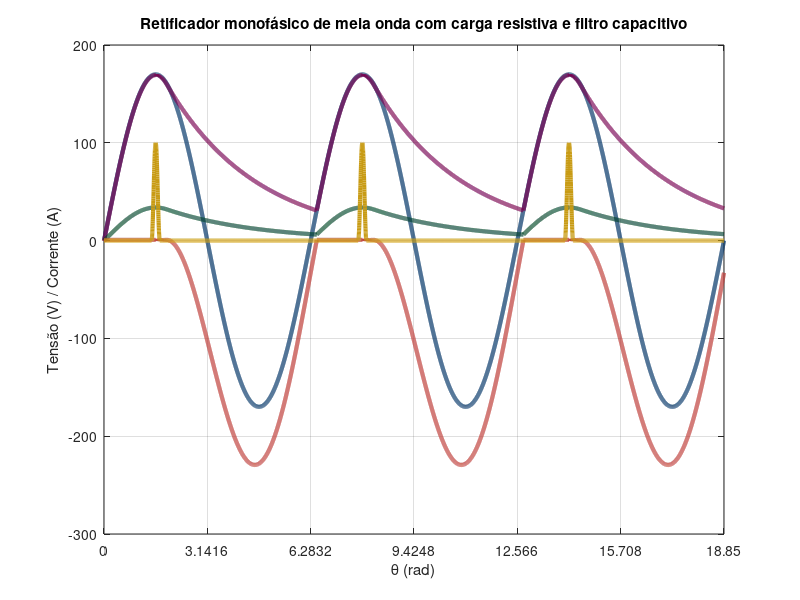

Source code (MATLAB): (Note: this script raises an error after producing the figure.)
%% Retificador meia-onda + R // C (filtro capacitivo) + corrente no diodo i_D(t)
clear; clc; close all;

% ---- Parâmetros ----
f   = 60;
Vm  = 170;
R   = 5;
C   = 1470e-6;
Vd  = 0.7;
ncy = 3;
fs  = 200e3;

T  = 1/f;
dt = 1/fs;
t  = 0:dt:(ncy*T);
N  = numel(t);

v_s = Vm*sin(2*pi*f*t);

% ---- Simulação + detecção de condução ----
v_0    = zeros(1,N);
cond   = false(1,N);  % 1 quando o diodo conduz
for k = 2:N
    if v_s(k) > v_0(k-1) + Vd
        v_0(k)  = v_s(k) - Vd;    % carga
        cond(k) = true;
    else
        v_0(k)  = v_0(k-1)*exp(-dt/(R*C)); % descarga
    end
end

i_0 = v_0 / R;          % corrente na carga
v_D = v_s - v_0;        % tensão no diodo (anodo->catodo)

% ---- Corrente no capacitor e no diodo ----
dv0_dt = [0 diff(v_0)/dt];     % derivada numérica
i_C    = C * dv0_dt;           % i_C = C dv/dt

i_D = zeros(1,N);
i_D(cond) = i_0(cond) + i_C(cond);   % só existe quando conduz (modelo simples)
i_D(i_D<0) = 0;                      % segurança numérica (evita negativos por diff)

% ---- Paleta ----
statale.maincolor = [0   51  102]/255;
statale.lilla     = [120 0   80 ]/255;
statale.darkgreen = [0   70  40 ]/255;
statale.red       = [190 60  55 ]/255;
statale.yellow    = [200 155 20 ]/255;

plotColors = [
    statale.maincolor
    statale.lilla
    statale.darkgreen
    statale.red
    statale.yellow
];
set(groot,'defaultAxesColorOrder',plotColors);

LW = 3.0;
theta = 2*pi*f*t;

%% ---- i_D(t) FORÇADO (ilustrativo): pulsos todos iguais com pico ajustável ----
% Requer: t, f, ncy já definidos. Não mexe em v_s, v_0, i_0, v_D.
% Ajustes:
Ipk   = 100;        % <-- pico desejado (A)
Delta = 0.02*(1/f); % <-- meia-largura do pulso (s). Ex.: 0.01*T ... 0.05*T

T     = 1/f;
omega = 2*pi*f;

% instantes dos picos positivos (centro dos pulsos)
t_peaks = (pi/2 + 2*pi*(0:ceil(ncy)))/omega;
t_peaks = t_peaks(t_peaks >= t(1) & t_peaks <= t(end));

i_D = zeros(size(t));

for kk = 1:numel(t_peaks)
    tau = t - t_peaks(kk);
    m   = abs(tau) <= Delta;

    % pulso raised-cosine normalizado para ter máximo = 1 no centro
    g = zeros(size(t));
    g(m) = 0.5*(1 + cos(pi*tau(m)/Delta));  % g(0)=1, g(±Delta)=0

    i_D = i_D + Ipk*g;  % todos os pulsos com o mesmo pico Ipk
end



figure('Color','w');
plot(theta, v_s, 'Color', plotColors(1,:), 'LineWidth', LW); hold on;
plot(theta, v_0, 'Color', plotColors(2,:), 'LineWidth', LW);
plot(theta, i_0, 'Color', plotColors(3,:), 'LineWidth', LW);
plot(theta, v_D, 'Color', plotColors(4,:), 'LineWidth', LW);
plot(theta, i_D, 'Color', plotColors(5,:), 'LineWidth', LW);   % i_D(t) (yellow)
grid on;

xlabel('\theta (rad)');
ylabel('Tensão (V) / Corrente (A)');
title('Retificador monofásico de meia onda com carga resistiva e filtro capacitivo');

xlim([0, ncy*2*pi]);
xticks(0:pi:(ncy*2*pi));
xticklabels(compose('%g\\pi', (0:1:(ncy*2))));
xticklabels(strrep(xticklabels,'0\pi','0'));

lgd = legend('v_s(t)','v_0(t)','i_0(t)','v_D(t)','i_D(t)','Location','best');
lgd.FontSize   = 12;
lgd.FontWeight = 'bold';
lgd.Color      = 'none';

ax = gca;
ax.XLabel.FontWeight = 'bold';
ax.YLabel.FontWeight = 'bold';

%% =========================
%  5 MP4s a partir do template .fig (sem precisar do script original)
%  Template: "meia onda rc.fig"
%  Resolução de render: 300 dpi (exportgraphics)
% =========================

templateFig = "meia onda rc.fig";
if ~isfile(templateFig)
    error("Não achei '%s' em %s", templateFig, pwd);
end

% Config vídeo
fps     = 30;
durEach = 10;                  % segundos por vídeo
speed = 2;  % 2x mais rápido
nFrames = max(60, round(durEach*fps/speed));
resDPI  = 300;                 % <-- pedido: 300 dpi
quality = 100;

names = ["v_s(t)","v_0(t)","i_0(t)","v_D(t)","i_D(t)"];
outFiles = ["rc_v1_vs.mp4", ...
            "rc_v2_v0.mp4", ...
            "rc_v3_i0.mp4", ...
            "rc_v4_vD.mp4", ...
            "rc_v5_iD.mp4"];

% ---------- 1) Lê os dados direto do .fig (uma vez) ----------
fig0 = openfig(templateFig, "new", "invisible");
drawnow;

% acha axes principal (evita axes da legenda)
axesList = findall(fig0, "Type","axes");
ax0 = [];
for a = axesList(:).'
    if isgraphics(a.XLabel) && isgraphics(a.YLabel)
        xl = string(a.XLabel.String);
        yl = string(a.YLabel.String);
        if contains(xl, "\theta") && contains(yl, "Tensão")
            ax0 = a; break;
        end
    end
end
if isempty(ax0), ax0 = axesList(1); end

plines0 = findall(ax0, "Type","line");
dn0 = string(get(plines0,"DisplayName"));

hs0 = gobjects(1,5);
for j = 1:5
    idx = find(dn0 == names(j), 1, "first");
    if isempty(idx)
        close(fig0);
        error("Não achei a curva '%s' no template (DisplayName).", names(j));
    end
    hs0(j) = plines0(idx);
end

% dados vindos do .fig
X1 = hs0(1).XData(:);
Y  = zeros(numel(X1), 5);
for j = 1:5
    Y(:,j) = hs0(j).YData(:);
end
N = numel(X1);

% guarda tamanho original da figura (pra ficar igual)
set(fig0,'Units','pixels');
pos0 = get(fig0,'Position');      % [x y w h]
pos0(3) = pos0(3) + mod(pos0(3),2);  % w par (H.264)
pos0(4) = pos0(4) + mod(pos0(4),2);  % h par
close(fig0);

reveal = @(y,idx) [y(1:idx); nan(N-idx,1)];

% ---------- 2) Gera 5 vídeos ----------
for vid = 1:5
    fig = openfig(templateFig, "new", "visible");
    drawnow;

    % trava tamanho/layout conforme template (ajustado para w/h pares)
    set(fig,'Units','pixels');
    set(fig,'Resize','off');
    set(fig,'Position',pos0);
    drawnow;

    % acha axes principal
    axesList = findall(fig, "Type","axes");
    ax = [];
    for a = axesList(:).'
        if isgraphics(a.XLabel) && isgraphics(a.YLabel)
            xl = string(a.XLabel.String);
            yl = string(a.YLabel.String);
            if contains(xl, "\theta") && contains(yl, "Tensão")
                ax = a; break;
            end
        end
    end
    if isempty(ax), ax = axesList(1); end

    % acha linhas por DisplayName
    plines = findall(ax, "Type","line");
    dn = string(get(plines,"DisplayName"));
    

    hs = gobjects(1,5);
    for j = 1:5
        idx = find(dn == names(j), 1, "first");
        if isempty(idx)
            close(fig);
            error("Não achei a curva '%s' no template (DisplayName).", names(j));
        end
        hs(j) = plines(idx);
    end

    % fixa XData (preserva estilo)
    set(hs, "XData", X1);

    % estado inicial do vídeo:
    for j = 1:5
        if j < vid
            set(hs(j), "YData", Y(:,j));       % anteriores completas
        else
            set(hs(j), "YData", nan(N,1));     % atual (animará) + futuras vazias
        end
    end

    % ---- FIXA ESCALA (Y e X) para não variar durante a animação ----
yMin = min(Y(:));
yMax = max(Y(:));
pad  = 0.05*(yMax - yMin + eps);
set(ax, 'YLim', [yMin-pad, yMax+pad], 'YLimMode', 'manual');

% (recomendado também) fixa XLim
set(ax, 'XLim', [X1(1) X1(end)], 'XLimMode', 'manual');

    drawnow;

    % VideoWriter
    vw = VideoWriter(outFiles(vid), "MPEG-4");
    vw.FrameRate = fps;
    vw.Quality   = quality;
    open(vw);
    cleanupObj = onCleanup(@() close(vw));  % evita MP4 0 KB se der erro

    % temp png único por vídeo
    tmpPng = fullfile(tempdir, "frame_tmp_" + string(feature("getpid")) + "_v" + vid + ".png");

    % frame teste (define HxW de referência)
    exportgraphics(fig, tmpPng, 'Resolution', resDPI);
    im0 = imread(tmpPng);
    if size(im0,3) == 1, im0 = repmat(im0,1,1,3); end
    H = size(im0,1); W = size(im0,2);

    for k = 1:nFrames
        frac = (k-1)/(nFrames-1);
        idx  = max(2, round(frac*(N-1)) + 1);

        set(hs(vid), "YData", reveal(Y(:,vid), idx));
        drawnow;

        exportgraphics(fig, tmpPng, 'Resolution', resDPI);
        im = imread(tmpPng);
        if size(im,3) == 1, im = repmat(im,1,1,3); end

        % normaliza tamanho fixo (crop/pad sem toolbox)
        im = im(1:min(end,H), 1:min(end,W), :);
        dh = H - size(im,1);
        dw = W - size(im,2);
        if dh > 0 || dw > 0
            im2 = uint8(255*ones(H, W, 3)); % fundo branco
            im2(1:size(im,1), 1:size(im,2), :) = im;
            im = im2;
        end
        im = im(1:end-mod(size(im,1),2), 1:end-mod(size(im,2),2), :);

        writeVideo(vw, im);
    end

    if exist(tmpPng,'file'), delete(tmpPng); end
    clear cleanupObj;  % fecha vw
    close(fig);

    disp("Salvou: " + fullfile(pwd, outFiles(vid)));
end
